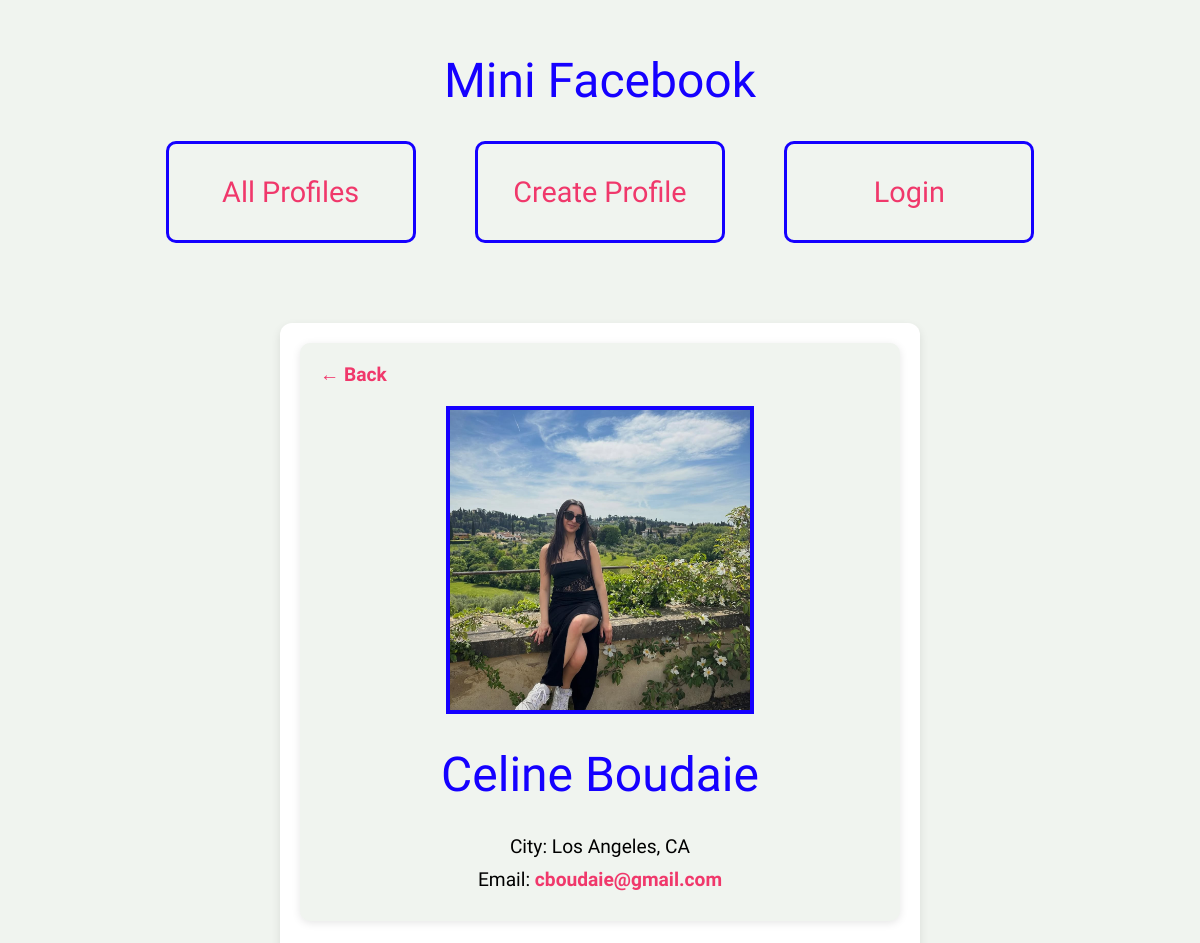
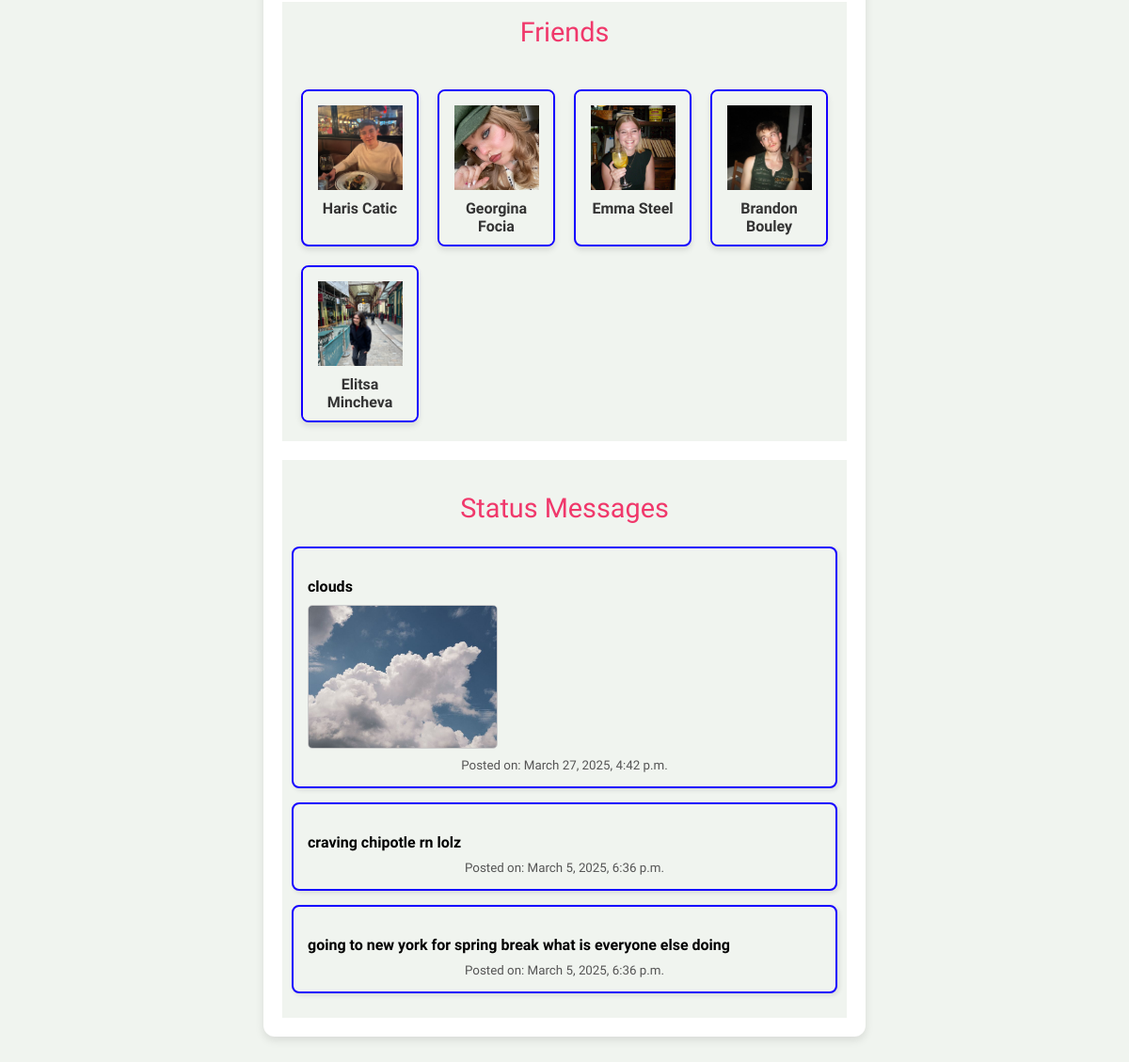
Screenshot of /mini_fb/profile/1 with the database file from the repository (2 pictures, top to bottom).
### mini_fb/models.py (models this page shows, shortened)
class Profile(models.Model):
    first_name = models.CharField(max_length=50)    # user's first name
    last_name = models.CharField(max_length=50)     # user's last name
    city = models.CharField(max_length=100)         # city of residence
    email = models.EmailField(unique=True)          # unique email for each profile
    image_file = models.ImageField(blank=True)      # profile pic image upload
    user = models.ForeignKey(User, on_delete=models.CASCADE)
    def get_status_messages(self):
        return self.status_messages.all().order_by('-timestamp')
    def get_absolute_url(self):
        return reverse('profile', kwargs={'pk':self.pk})
    def get_friends(self):
        friends = Friend.objects.filter(
            models.Q(profile1=self) | models.Q(profile2=self)
        )
        friends_profiles = []
        for friend in friends:
            if friend.profile1 != self:
                friends_profiles.append(friend.profile1)
            if friend.profile2 != self:
                friends_profiles.append(friend.profile2)
        return friends_profiles

class StatusMessage(models.Model):
    timestamp = models.DateTimeField(auto_now_add=True) # timestamp of message creation
    message = models.TextField()    # the actual status emssage content
    profile = models.ForeignKey(Profile, on_delete=models.CASCADE, related_name="status_messages")  # link the status message to the associated profile
    def get_images(self):
        return Image.objects.filter(status_images__status_message=self)

class Image(models.Model):
    profile = models.ForeignKey(Profile, on_delete=models.CASCADE, related_name="images")   # link the image to the profile
    image_file = models.ImageField(upload_to='images/')
    timestamp = models.DateTimeField(auto_now_add=True)
    caption = models.TextField(blank=True, null=True)

### mini_fb/views.py (the view)
# urls.py: path(r'profile/<int:pk>', ProfileView.as_view(), name="profile"),
class ProfileView(BaseView, DetailView):
    model = Profile
    template_name = "mini_fb/profile.html"
    context_object_name = "profile"

### mini_fb/views.py (called while the page is built)
    def get_context_data(self, **kwargs):
            context = super().get_context_data(**kwargs)
            if self.request.user.is_authenticated:
                logged_in_profile = Profile.objects.filter(user=self.request.user).first()
                context['logged_in_profile'] = logged_in_profile
            return context

### mini_fb/templates/mini_fb/profile.html (shortened to what this page needs)
{% extends 'mini_fb/base.html' %}
{% block content %}
<div class="profile-container">
    <div class="profile-card">
        <a href="{% url 'show_all_profiles' %}" class="back-button">&larr; Back</a>
        <div class="profile-info">
            <div class="profile-image">
                {% if profile.image_file %}
                <img src="{{ profile.image_file.url }}" alt="Profile Image">
                {% else %}
                <span class="no-image">No Image Available</span>
                {% endif %}
            </div>
            <h1>{{ profile.first_name }} {{ profile.last_name }}</h1>
            <p class="city"><strong>City:</strong> {{ profile.city }}</p>
            <p class="email"><strong>Email:</strong> <a href="mailto:{{ profile.email }}">{{ profile.email }}</a></p>
        </div>
    </div>
    <div class="friends-list">
        <h2>Friends</h2>
        {% if profile.get_friends %}
        <div class="friend-cards">
            {% for friend in profile.get_friends %}
            <div class="friend-card">
                <a href="{{ friend.get_absolute_url }}">
                    <div class="friend-image">
                        <img src="{{ friend.image_file.url }}"
                            alt="{{ friend.first_name }} {{ friend.last_name }}'s profile photo">
                    </div>
                    <div class="friend-name">
                        <p>{{ friend.first_name }} {{ friend.last_name }}</p>
                    </div>
                </a>
            </div>
            {% endfor %}
        </div>
        {% else %}
        <p>No friends available.</p>
        {% endif %}
    </div>
    <div class="status-messages">
        <h2>Status Messages</h2>
        {% if profile.get_status_messages %}
        <ul>
            {% for status in profile.get_status_messages %}
            <li>
                <p>{{ status.message }}</p>
                {% with status.get_images as images %}
                {% if images %}
                <div class="status-images">
                    {% for img in images %}
                    <img src="{{ img.image_file.url }}" alt="{{ img.caption|default:'Image' }}" width="200">
                    {% endfor %}
                </div>
                {% endif %}
                {% endwith %}
                <small>Posted on: {{ status.timestamp }}</small>
            </li>
            {% endfor %}
        </ul>
        {% else %}
        <p>No status messages available.</p>
        {% endif %}
    </div>
</div>
{% endblock %}

### static/mini-fb-styles.css (style rules this page uses)
* { font-family: "Inconsolata", serif; font-optical-sizing: auto; font-weight: 400; font-style: normal; font-variation-settings: "wdth" 100; background-color: #F0F4EF; }
body { margin: 20px; }
h1 { font-family: "Inconsolata", serif; font-optical-sizing: auto; font-weight: 500; font-style: normal; font-variation-settings: "wdth" 100; color: #1500ff; font-size: 3em; }
h2 { color: #F0386B; font-weight: 500; font-size: 1.8em; }
a { text-decoration: none; color: inherit; }
.profile-container { max-width: 600px; margin: 50px auto; padding: 20px; background: white; border-radius: 12px; box-shadow: 0px 4px 10px rgba(0, 0, 0, 0.1); text-align: center; }
.profile-image img { width: 300px; height: 300px; object-fit: cover; border: 4px solid #1500ff; }
.profile-card { background: #F0F4EF; padding: 20px; border-radius: 10px; box-shadow: 0px 2px 8px rgba(0, 0, 0, 0.1); text-align: left; }
.profile-info { text-align: center; }
.profile-card p { font-size: 1.2em; margin: 10px 0; }
.profile-card a { color: #F0386B; font-weight: bold; text-decoration: none; }
.back-button { text-decoration: none; color: #F0386B; font-weight: bold; font-size: 1.2em; margin-bottom: 20px; display: inline-block; }
.status-messages { padding: 10px; }
.status-messages { margin-top: 20px; }
.status-messages ul { list-style-type: none; padding: 0; }
.status-messages li { border: 2px solid #1500ff; padding: 15px; margin-bottom: 15px; border-radius: 8px; box-shadow: 2px 2px 5px rgba(0, 0, 0, 0.1); }
.status-messages p { font-size: 16px; font-weight: bold; margin-bottom: 10px; text-align: left; }
.status-messages small { color: #555; display: block; margin-top: 10px; }
.status-images { display: grid; grid-template-columns: repeat(auto-fill, minmax(200px, 1fr)); gap: 10px; margin-top: 10px; }
.status-images img { width: 100%; max-width: 200px; height: auto; border-radius: 5px; border: 1px solid #ccc; }
.friend-cards { display: grid; grid-template-columns: repeat(4, 1fr); gap: 20px; padding: 20px; }
.friend-card { border: 2px solid #1500ff; border-radius: 8px; overflow: hidden; box-shadow: 0 4px 6px rgba(0, 0, 0, 0.1); transition: transform 0.3s ease; }
.friend-image img { width: 90px; height: 90px; object-fit: cover; margin-top: 15px; }
.friend-name { padding: 10px; }
.friend-name p { margin: 0; font-weight: bold; color: #333; }

### rows the page displays
Profile: image_file (picture), first_name "Celine", last_name "Boudaie", city "Los Angeles, CA", email "cboudaie@gmail.com"
Profile: image_file (picture), first_name "Haris", last_name "Catic"
Profile: image_file (picture), first_name "Georgina", last_name "Focia"
Profile: image_file (picture), first_name "Emma", last_name "Steel"
Profile: image_file (picture), first_name "Brandon", last_name "Bouley"
Profile: image_file (picture), first_name "Elitsa", last_name "Mincheva"
StatusMessage: message "clouds", timestamp "March 27, 2025, 4:42 p.m."
Image: image_file (picture)
StatusMessage: message "craving chipotle rn lolz", timestamp "March 5, 2025, 6:36 p.m."
StatusMessage: message "going to new york for spring break what is everyone else doing", timestamp "March 5, 2025, 6:36 p.m."
